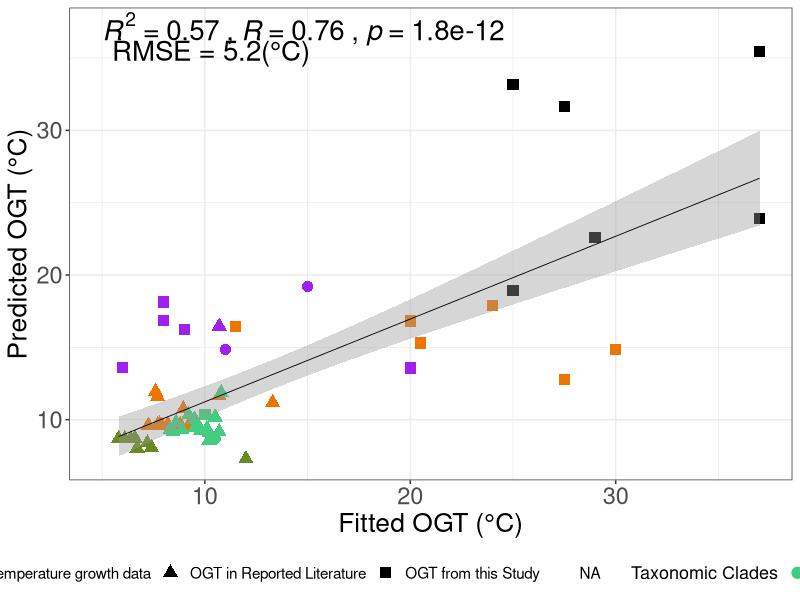

Source code (R): (Note: this script raises an error after producing the figure.)
library(ggpubr) # stat_cor() & ggplot()
library(reshape2) # melt()
library(RColorBrewer) # brewer.pal()

# ------------------------------load files and set them up -------------------------------------------------------------
Calc_OGT = read.table("./Amino Acid Indices/Genome AA model.tsv", head = T, sep = "\t", fill = T)
OGT_diff = read.table("./Amino Acid Indices/Genome AA model diff.tsv", head = T, sep = "\t", fill = T)

#read optimal growth temperature data - just to get the source of each OGT
OGT = read.table("./OGT/Strain Ratk OGT Final.tsv",sep="\t",head=T,stringsAsFactors=FALSE) # OGT table

Calc_OGT$Type = OGT$Type[match(Calc_OGT$strain,OGT$strn)]
Calc_OGT$Meas_OGT = as.numeric(Calc_OGT$Meas_OGT)
Calc_OGT$mlm_best = as.numeric(Calc_OGT$mlm_best)
RMSE = signif(sqrt(mean((OGT_diff$mlm_best)^2)),2)

# edit the "Type" in the dataframe so that its prettier as a legend
Calc_OGT$Type = gsub("lit_ratk","OGT derived from Ratkowsky fitting of reported temperature growth data",Calc_OGT$Type)
Calc_OGT$Type = gsub("lit","OGT in Reported Literature",Calc_OGT$Type)
Calc_OGT$Type = gsub("ratk","OGT from this Study",Calc_OGT$Type)
colnames(Calc_OGT)[12] = "OGT Source"


#------------------------------------------ Plot predicted OGT (best combination) vs. measured OGT  All------------------------------------

tiff("./Figures/Figure 5.tiff",width = 20,height = 11, units = "in", res = 500)
ggplot(Calc_OGT,aes(y = as.numeric(mlm_best),x = as.numeric(Meas_OGT))) + 
  geom_point(aes(color = clade, shape = `OGT Source`), size = 3.5) + 
  geom_smooth(method = "lm", color = "black", size = 0.3) + 
  stat_cor(method = "pearson",aes(label = paste(..rr.label..,..r.label..,..p.label.., sep = "~`,`~")), label.x = 5, label.y = 37, size = 7) +
  scale_color_manual("Taxonomic Clades",values = c("seagreen3","olivedrab4","darkorange2","purple", "black"), labels = c("Clade A1", "Clade A2", "Clade B","Clade C","Other Colwelliaceae")) +
  scale_shape_manual("OGT Sources",values = c(16,17,15),labels = c("OGT derived from Ratkowsky fitting of reported temperature growth data","OGT in Reported Literature","OGT from this Study")) +
  labs(x = "Fitted OGT (°C)", y = "Predicted OGT (°C)") +
  theme_bw() +
  theme(legend.position = "bottom", legend.text = element_text(size = 11), legend.title = element_text(size = 13),
         axis.text = element_text(size = 17), axis.title = element_text(size = 19),
         strip.text.x = element_text(size = 17)) +
    annotate("text",x = 10.3, y = 35.5,label = paste0("RMSE = ",RMSE,"(°C)"), size = 7)
dev.off()

#------------------------------------------ Plot predicted OGT (best combination) vs. measured OGT  Clade A------------------------------------
Calc_OGTA = filter(Calc_OGT, clade == "Clade A1" | clade == "Clade A2")
OGT_diffA = filter(Calc_OGT, clade == "Clade A1" | clade == "Clade A2")

RMSE = signif(sqrt(mean(OGT_diffA$mlm_best)^2),2)

ggplot(Calc_OGTA,aes(y = as.numeric(mlm_best),x = as.numeric(Meas_OGT))) + 
  geom_point(aes(color = clade, shape = clade), size = 3.5) + 
  geom_smooth(method = "lm", color = "black", size = 0.3) + 
  stat_cor(method = "pearson",aes(label = paste(..rr.label..,..r.label..,..p.label.., sep = "~`,`~"))) +
  scale_color_manual("Taxonomic Clades",values = c("seagreen3","olivedrab4","darkorange2","purple", "black"), labels = c("Clade A1", "Clade A2", "Clade B","Clade C","Other Colwelliaceae")) +
  scale_shape_manual("Taxonomic Clades",values = c(15,16,17,18,8,9),labels = c("Clade A1", "Clade A2","Clade B", "Clade C", "Other Colwelliaceae")) +
  labs(x = "Fitted OGT (°C)", y = "Predicted OGT (°C)") +
  theme_bw() +
  theme(legend.position = "bottom", legend.text = element_text(size = 11), legend.title = element_text(size = 13),
        axis.text = element_text(size = 17), axis.title = element_text(size = 19),
        strip.text.x = element_text(size = 17)) +
  annotate("text",x = 10.3, y = 35.5,label = paste0("RMSE = ",RMSE,"(°C)"), size = 7)

#------------------------------------------ Plot predicted OGT (best combination) vs. measured OGT  Clade B------------------------------------
Calc_OGTB = filter(Calc_OGT, clade == "Clade B")
OGT_diffB = filter(Calc_OGT, clade == "Clade B")

RMSE = signif(sqrt(mean(OGT_diffB$mlm_best)^2),2)

ggplot(Calc_OGTB,aes(y = as.numeric(mlm_best),x = as.numeric(Meas_OGT))) + 
  geom_point(aes(color = clade, shape = clade), size = 3.5) + 
  geom_smooth(method = "lm", color = "black", size = 0.3) + 
  stat_cor(method = "pearson",aes(label = paste(..rr.label..,..r.label..,..p.label.., sep = "~`,`~"))) +
  scale_color_manual("Taxonomic Clades",values = c("seagreen3","olivedrab4","darkorange2","purple", "black"), labels = c("Clade A1", "Clade A2", "Clade B","Clade C","Other Colwelliaceae")) +
  scale_shape_manual("Taxonomic Clades",values = c(15,16,17,18,8,9),labels = c("Clade A1", "Clade A2","Clade B", "Clade C", "Other Colwelliaceae")) +
  labs(x = "Fitted OGT (°C)", y = "Predicted OGT (°C)") +
  theme_bw() +
  theme(legend.position = "bottom", legend.text = element_text(size = 11), legend.title = element_text(size = 13),
        axis.text = element_text(size = 17), axis.title = element_text(size = 19),
        strip.text.x = element_text(size = 17)) +
  annotate("text",label = paste0("RMSE = ",RMSE,"(°C)"), size = 7)

#------------------------------------------ Plot predicted OGT (best combination) vs. measured OGT  Clade B------------------------------------
Calc_OGTC = filter(Calc_OGT, clade == "Clade C")
OGT_diffC = filter(Calc_OGT, clade == "Clade C")

RMSE = signif(sqrt(mean(OGT_diffC$mlm_best)^2),2)

ggplot(Calc_OGTC,aes(y = as.numeric(mlm_best),x = as.numeric(Meas_OGT))) + 
  geom_point(aes(color = clade, shape = clade), size = 3.5) + 
  geom_smooth(method = "lm", color = "black", size = 0.3) + 
  stat_cor(method = "pearson",aes(label = paste(..rr.label..,..r.label..,..p.label.., sep = "~`,`~"))) +
  scale_color_manual("Taxonomic Clades",values = c("seagreen3","olivedrab4","darkorange2","purple", "black"), labels = c("Clade A1", "Clade A2", "Clade B","Clade C","Other Colwelliaceae")) +
  scale_shape_manual("Taxonomic Clades",values = c(15,16,17,18,8,9),labels = c("Clade A1", "Clade A2","Clade B", "Clade C", "Other Colwelliaceae")) +
  labs(x = "Fitted OGT (°C)", y = "Predicted OGT (°C)") +
  theme_bw() +
  theme(legend.position = "bottom", legend.text = element_text(size = 11), legend.title = element_text(size = 13),
        axis.text = element_text(size = 17), axis.title = element_text(size = 19),
        strip.text.x = element_text(size = 17)) +
  annotate("text",label = paste0("RMSE = ",RMSE,"(°C)"), size = 7)

